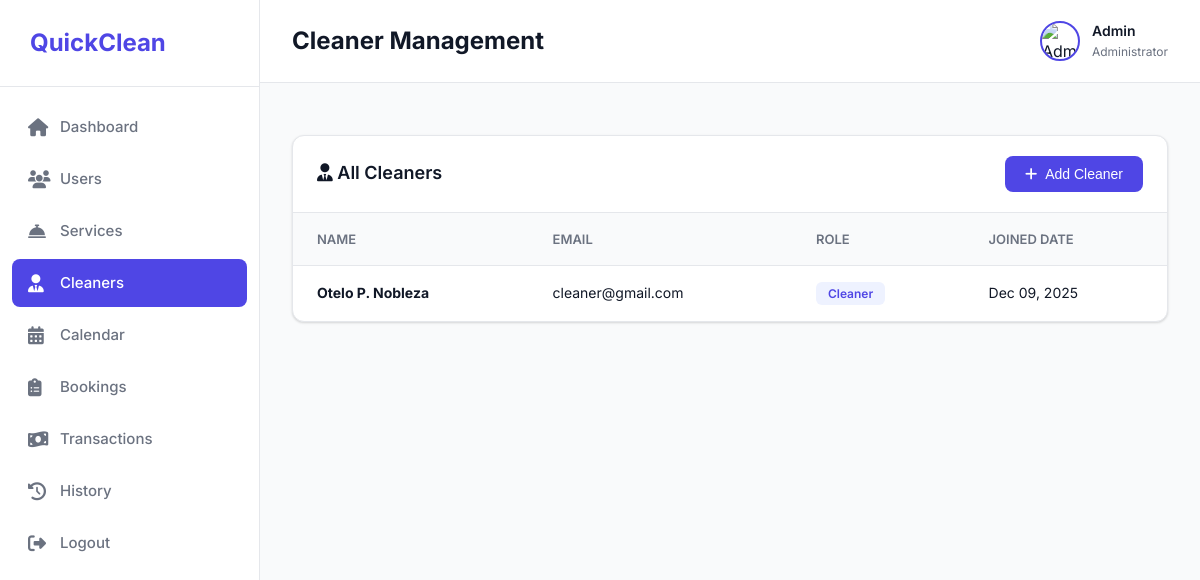
The page /Admin/cleaners.php (signed in) on the database its author committed.
### tables this page shows
CREATE TABLE `user` (
  `user_id` int(11) NOT NULL,
  `name` varchar(50) NOT NULL,
  `email` varchar(50) NOT NULL,
  `password` varchar(255) NOT NULL,
  `profile_pic` varchar(255) NOT NULL,
  `address` varchar(100) DEFAULT NULL,
  `contact_num` varchar(50) DEFAULT NULL,
  `role` enum('admin','customer','cleaner','') NOT NULL,
  `date_created` timestamp NOT NULL DEFAULT current_timestamp(),
  `last_updated` timestamp NOT NULL DEFAULT current_timestamp() ON UPDATE current_timestamp()
);

### Admin/cleaners.php (the view, shortened to what this page needs)
<?php
$admin_name = $_SESSION['name'] ?? "Admin";
$host = "localhost";
$user = "root";
$pass = "";
$db   = "quickclean";
$conn = new mysqli($host, $user, $pass, $db);
$cleaners = $conn->query("SELECT * FROM user WHERE role='cleaner' ORDER BY date_created DESC");
?>
<!DOCTYPE html>
<html lang="en">
<head>
<link rel="stylesheet" href="https://cdnjs.cloudflare.com/ajax/libs/font-awesome/6.4.0/css/all.min.css">
</head>
<body>
<div class="sidebar" id="sidebar">
  <div class="sidebar-header">
    <h2><i class="fas fa-sparkles"></i> QuickClean</h2>
  </div>
  <ul class="sidebar-menu">
    <li><a href="admindashboard.php"><i class="fas fa-home"></i> Dashboard</a></li>
    <li><a href="customers.php"><i class="fas fa-users"></i> Users</a></li>
    <li><a href="services.php"><i class="fas fa-concierge-bell"></i> Services</a></li>
    <li><a href="cleaners.php" class="active"><i class="fas fa-user-tie"></i> Cleaners</a></li>
    <li><a href="calendar.php"><i class="fas fa-calendar-alt"></i> Calendar</a></li>
    <li><a href="booking.php"><i class="fas fa-clipboard-list"></i> Bookings</a></li>
    <li><a href="transactions.php"><i class="fas fa-money-bill-wave"></i> Transactions</a></li>
    <li><a href="history.php"><i class="fas fa-history"></i> History</a></li>
    <li><a href="logout.php"><i class="fas fa-sign-out-alt"></i> Logout</a></li>
  </ul>
</div>
<div class="main-content">
  <div class="topbar">
    <div class="topbar-left">
      <h1>Cleaner Management</h1>
    </div>
    <div class="admin-profile">
      <img src="https://cdn-icons-png.flaticon.com/512/3135/3135715.png" alt="Admin">
      <div class="admin-profile-info">
        <span><?= htmlspecialchars($admin_name) ?></span>
        <small>Administrator</small>
      </div>
    </div>
  </div>
  <div class="content-container">
    <div class="table-section">
      <div class="table-header">
        <h2><i class="fas fa-user-tie"></i> All Cleaners</h2>
        <button class="btn btn-primary" onclick="openModal()">
            <i class="fas fa-plus"></i> Add Cleaner
        </button>
      </div>
      <table>
        <thead>
          <tr>
            <th>Name</th>
            <th>Email</th>
            <th>Role</th>
            <th>Joined Date</th>
          </tr>
        </thead>
        <tbody>
          <?php if($cleaners && $cleaners->num_rows > 0): ?>
            <?php while($c = $cleaners->fetch_assoc()): ?>
              <tr>
                <td><strong><?= htmlspecialchars($c['name']) ?></strong></td>
                <td><?= htmlspecialchars($c['email']) ?></td>
                <td><span style="background: #EEF2FF; color: var(--primary); padding: 4px 12px; border-radius: 6px; font-size: 12px; font-weight: 600;">Cleaner</span></td>
                <td>
                    <?php
                        echo isset($c['date_created']) ? date("M d, Y", strtotime($c['date_created'])) : 'N/A';
                    ?>
                </td>
              </tr>
            <?php endwhile; ?>
          <?php else: ?>
            <tr><td colspan="4" style="text-align: center; color: var(--text-secondary);">No cleaners found.</td></tr>
          <?php endif; ?>
        </tbody>
      </table>
    </div>
  </div>
</div>
</body>
</html>

### Admin/cleaners.php (style rules this page uses)
* { margin: 0; padding: 0; box-sizing: border-box; }
:root { --primary: #4F46E5; --primary-dark: #4338CA; --secondary: #10B981; --danger: #EF4444; --warning: #F59E0B; --dark: #1F2937; --light: #F9FAFB; --border: #E5E7EB; --text-primary: #111827; --text-secondary: #6B7280; --shadow: 0 1px 3px 0 rgba(0, 0, 0, 0.1), 0 1px 2px 0 rgba(0, 0, 0, 0.06); }
body { font-family: "Inter", sans-serif; background: var(--light); color: var(--text-primary); line-height: 1.6; }
.sidebar { width: 260px; background: white; border-right: 1px solid var(--border); display: flex; flex-direction: column; position: fixed; height: 100vh; z-index: 1000; transition: transform 0.3s ease; }
.sidebar-header { padding: 24px 20px; border-bottom: 1px solid var(--border); }
.sidebar-header h2 { font-size: 24px; font-weight: 700; color: var(--primary); display: flex; align-items: center; gap: 10px; }
.sidebar-menu { list-style: none; padding: 16px 12px; flex: 1; }
.sidebar-menu li { margin-bottom: 4px; }
.sidebar-menu li a { text-decoration: none; color: var(--text-secondary); font-size: 15px; font-weight: 500; display: flex; align-items: center; gap: 12px; padding: 12px 16px; border-radius: 8px; transition: all 0.2s ease; }
.sidebar-menu li a.active { background: var(--primary); color: white; }
.sidebar-menu li a i { width: 20px; font-size: 18px; }
.main-content { margin-left: 260px; min-height: 100vh; background: var(--light); }
.topbar { background: white; padding: 20px 32px; border-bottom: 1px solid var(--border); display: flex; justify-content: space-between; align-items: center; position: sticky; top: 0; z-index: 100; }
.topbar-left h1 { font-size: 24px; font-weight: 700; color: var(--text-primary); }
.admin-profile { display: flex; align-items: center; gap: 12px; cursor: pointer; }
.admin-profile img { width: 40px; height: 40px; border-radius: 50%; border: 2px solid var(--primary); }
.admin-profile-info { display: flex; flex-direction: column; }
.admin-profile-info span { font-size: 14px; font-weight: 600; }
.admin-profile-info small { font-size: 12px; color: var(--text-secondary); }
.content-container { padding: 32px; max-width: 1400px; }
.table-section { background: white; border-radius: 12px; box-shadow: var(--shadow); border: 1px solid var(--border); overflow: hidden; margin-top: 20px; }
.table-header { padding: 20px 24px; border-bottom: 1px solid var(--border); display: flex; justify-content: space-between; align-items: center; }
.table-header h2 { font-size: 18px; font-weight: 600; color: var(--text-primary); }
table { width: 100%; border-collapse: collapse; }
th, td { padding: 16px 24px; text-align: left; border-bottom: 1px solid var(--border); }
th { background: var(--light); color: var(--text-secondary); font-size: 13px; font-weight: 600; text-transform: uppercase; }
td { font-size: 14px; color: var(--text-primary); }
tr:last-child td { border-bottom: none; }
.btn { padding: 10px 20px; border-radius: 8px; border: none; cursor: pointer; font-size: 14px; font-weight: 500; display: inline-flex; align-items: center; gap: 8px; transition: all 0.2s; }
.btn-primary { background: var(--primary); color: white; }

### rows shown on the page
user: name "Otelo P. Nobleza", email "cleaner@gmail.com", date_created "Dec 09, 2025"

### other values the page prints
$admin_name "Admin"
